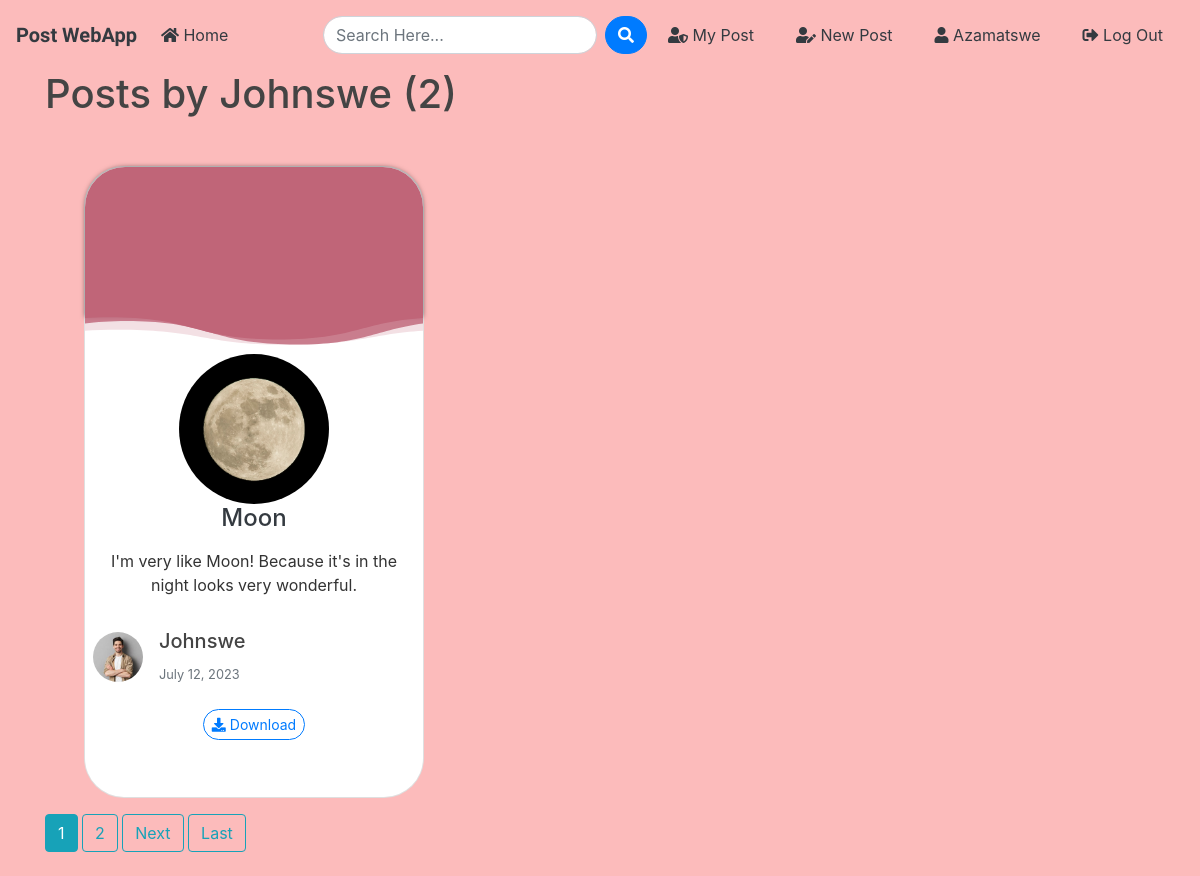
/user/Johnswe (signed in), run on the app's committed database.
### blog/models.py (models this page shows, shortened)
class Post(models.Model):
	title = models.CharField(max_length=100)
	file = models.FileField(null=True,blank=True,upload_to='Files')
	content = models.TextField()
	date_posted = models.DateTimeField(default=timezone.now)
	author = models.ForeignKey(User, on_delete=models.CASCADE)

### users/models.py (models this page shows, shortened)
class Profile(models.Model):
    user = models.OneToOneField(User, on_delete=models.CASCADE)
    image = models.ImageField(default='default.jpg', upload_to='profile_pics')

### blog/views.py (the view)
# urls.py: path('user/<str:username>', UserPostListView.as_view(), name='user-posts'),
class UserPostListView(ListView):
    model = Post
    template_name = 'blog/user_posts.html'
    context_object_name = 'posts'
    paginate_by = 1
    def get_queryset(self):
        user = get_object_or_404(User, username=self.kwargs.get('username'))
        return Post.objects.filter(author=user).order_by('-date_posted')

### blog/templates/blog/user_posts.html (shortened to what this page needs)
{% extends "blog/base.html" %}
{% block content %}
    <h1 class="mb-3">Posts by {{ view.kwargs.username }} ({{ page_obj.paginator.count }})</h1>
    {% for post in posts %}
        <div class="ml-4 col-lg-4 col-md-6">
                    <div class="mt-5  h-100">
                        <div class="card">
                            {% if post.file %}
                                <div class="text-center">
                                    <section class="banner">
                                        <div class="banner__content"></div>
                                    </section>
                                </div>
                            {% endif %}
                           <div class="d-flex justify-content-center">
                                <img src="{{ post.file.url }}" class="rounded-circle  img-fluid" alt="" style="width: 150px; height: 150px; object-fit: cover;">
                            </div>
                            <h4><a class="text-dark d-flex justify-content-center" href="{% url 'post-detail' post.id %}">{{ post.title }}</a></h4>
                            <p class="card-text p-2 text-center">{{ post.content }}</p>
                            <div class="d-flex align-items-center p-2">
                                <a href="{{ post.author.profile.image.url }}" target="_blank">
                                    <img src="{{ post.author.profile.image.url }}" alt="" class="rounded-circle      img-fluid mr-3" style="width: 50px; height: 50px; object-fit: cover;">
                                </a>
                             <div>
                                    <a class="text-dark" href="{% url 'user-posts' post.author.username %}">
                                        <h5>{{ post.author }}</h5>
                                    </a>
                                    <small class="text-muted">{{ post.date_posted|date:"F d, Y" }}</small>
                             </div>
                            </div>
                            <div class="text-center">
                                {% if post.file %}
                                    <a class="btn btn-outline-primary btn-sm mb-3 mt-3 rounded-pill" href="{{ post.file.url }}" download><i class="fas fa-download"></i> Download</a>
                                {% endif %}
                            </div>
                        </div>
                    </div>
                </div>
    {% endfor %}
    {% if is_paginated %}
      <div class="obj_all mt-3">
      {% for num in page_obj.paginator.page_range %}
        {% if page_obj.number == num %}
          <a class="btn btn-info mb-4" href="?page={{ num }}">{{ num }}</a>
        {% elif num > page_obj.number|add:'-3' and num < page_obj.number|add:'3' %}
          <a class="btn btn-outline-info mb-4" href="?page={{ num }}">{{ num }}</a>
        {% endif %}
      {% endfor %}
      {% if page_obj.has_next %}
        <a class="btn btn-outline-info mb-4" href="?page={{ page_obj.next_page_number }}">Next</a>
        <a class="btn btn-outline-info mb-4" href="?page={{ page_obj.paginator.num_pages }}">Last</a>
      {% endif %}
    {% endif %}
      </div>
{% endblock content %}

### blog/templates/blog/base.html (shortened to what this page needs)
{% load static %}
<!doctype html>
<html lang="en">
  <head>
    <link rel="stylesheet" href="https://stackpath.bootstrapcdn.com/bootstrap/4.3.1/css/bootstrap.min.css">
    <link rel="stylesheet" href="https://use.fontawesome.com/releases/v5.8.1/css/all.css" >
    <link rel="stylesheet" href="{% static 'blog/style.css' %}">
</head>
  <body>
        <nav class="navbar navbar-expand-lg navbar-dark">
            <a class="navbar-brand font-weight-bold text-dark logo_txt" href="{% url 'blog-home' %}">Post WebApp</a>
                <div class="collapse navbar-collapse" id="navbarSupportedContent">
                  <ul class="navbar-nav mr-auto">
                    <li class="nav-item active">
                      <a class="nav-link text-dark" href="{% url 'blog-home' %}"><i class="fas fa-home"></i> Home <span class="sr-only">(current)</span></a>
                    </li>
                  </ul>
                 <form id="searchform" action="{% url 'search' %}" method="get" class="d-flex">
                <input type="text" name="q" type="text" value="{{ request.GET.q }}" placeholder="Search Here..." class="form-control mr-2 rounded-pill" />
                <button type="button" onclick="searchform.submit()" class="btn btn-primary rounded-pill">
                <i class="fa fa-search"></i>
                </button>
                </form>
                    {% if user.is_authenticated %}
                    <a href="{% url 'user-posts' user %}" class="btn text-white m-2 text-dark"><i class="fas fa-user-shield"></i> My Post</a>
                    <a href="{% url 'post-create' %} " class="btn text-white m-2 text-dark"><i class="fas fa-user-edit "></i> New Post</a>
                    <a href="{% url 'profile' %} " class="btn text-white m-2 text-dark"><i class="fas fa-user text-dark"></i> {{ user.username }}</a>
                    <a href="{% url 'logout' %} " class="btn text-white m-2 text-dark"><i class="fas fa-sign-out-alt"></i> Log Out</a>
                    {% else %}
                    <a href="{% url 'login' %} " class="btn text-white m-2 text-dark"><i class="fas fa-user-tie"></i> Log In</a>
                    <a href="{% url 'register' %} " class="btn text-white m-2 text-dark"> <i class="fas fa-sign-in-alt"></i> Sign Up</a>
                    {% endif %}
                </div>
              </nav>
      <div class="container my-bg">
    {% block content %}{% endblock content %}
</div>
  </body>
</html>

### blog/static/blog/style.css (style rules this page uses)
body { background: #FCBBBB; color: #333333; margin-top: 0; }
h1, h2, h3, h4, h5, h6 { color: #444444; }
ul { margin: 0; }
.logo_txt { font-family: 'Kaushan Script', cursive; }
.banner__content { box-shadow: 0 0 5px rgba(0, 0, 0, 0.5); background: linear-gradient(180deg, #C06578 0%, #C06578 100%);; height: 150px; padding-top: 8%; padding-bottom: 8%; border-top-right-radius: 40px; border-top-left-radius: 40px; }
.card { border-radius: 40px; height: 632px; }
.banner svg { width: 100%; fill: #C06578; }

### data on the page
Post: file (picture), title "Moon", content "I'm very like Moon! Because it's in the night looks very wonderful.", author.profile.image (picture), author "Johnswe", date_posted "July 12, 2023"

### other printed values
{{ user.username }} "Azamatswe"
{{ view.kwargs.username }} "Johnswe"
{{ page_obj.paginator.count }} "2"
{{ num }} "1"
{{ num }} "2"
